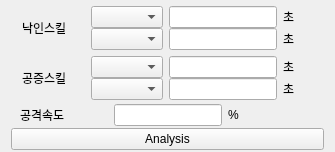
       <widget class="QWidget" name="widget_68" native="true">
        <layout class="QVBoxLayout" name="verticalLayout_5" stretch="0,0,0">
         <property name="spacing">
          <number>0</number>
         </property>
         <property name="topMargin">
          <number>2</number>
         </property>
         <property name="bottomMargin">
          <number>2</number>
         </property>
         <item>
          <widget class="QWidget" name="widget_69" native="true">
           <layout class="QVBoxLayout" name="verticalLayout_13">
            <property name="spacing">
             <number>0</number>
            </property>
            <property name="topMargin">
             <number>0</number>
            </property>
            <property name="bottomMargin">
             <number>0</number>
            </property>
            <item>
             <widget class="QWidget" name="widget_70" native="true">
              <layout class="QHBoxLayout" name="horizontalLayout_61">
               <property name="leftMargin">
                <number>2</number>
               </property>
               <property name="topMargin">
                <number>2</number>
               </property>
               <property name="rightMargin">
                <number>2</number>
               </property>
               <property name="bottomMargin">
                <number>2</number>
               </property>
               <item>
                <widget class="QLabel" name="label_61">
                 <property name="text">
                  <string>낙인스킬</string>
                 </property>
                </widget>
               </item>
               <item>
                <widget class="QWidget" name="widget_17" native="true">
                 <layout class="QVBoxLayout" name="verticalLayout_6">
                  <property name="spacing">
                   <number>0</number>
                  </property>
                  <property name="topMargin">
                   <number>2</number>
                  </property>
                  <property name="bottomMargin">
                   <number>2</number>
                  </property>
                  <item>
                   <widget class="QWidget" name="widget_15" native="true">
                    <layout class="QHBoxLayout" name="horizontalLayout_16">
                     <property name="topMargin">
                      <number>0</number>
                     </property>
                     <property name="bottomMargin">
                      <number>0</number>
                     </property>
                     <item>
                      <widget class="QComboBox" name="nak1_combo"/>
                     </item>
                     <item>
                      <widget class="QLineEdit" name="nak1_line">
                       <property name="sizePolicy">
                        <sizepolicy hsizetype="Preferred" vsizetype="Fixed">
                         <horstretch>0</horstretch>
                         <verstretch>0</verstretch>
                        </sizepolicy>
                       </property>
                      </widget>
                     </item>
                     <item>
                      <widget class="QLabel" name="label_62">
                       <property name="text">
                        <string>초</string>
                       </property>
                      </widget>
                     </item>
                    </layout>
                   </widget>
                  </item>
                  <item>
                   <widget class="QWidget" name="widget_16" native="true">
                    <layout class="QHBoxLayout" name="horizontalLayout_17">
                     <property name="topMargin">
                      <number>0</number>
                     </property>
                     <property name="bottomMargin">
                      <number>0</number>
                     </property>
                     <item>
                      <widget class="QComboBox" name="nak2_combo">
                       <property name="sizePolicy">
                        <sizepolicy hsizetype="Minimum" vsizetype="Fixed">
                         <horstretch>0</horstretch>
                         <verstretch>0</verstretch>
                        </sizepolicy>
                       </property>
                      </widget>
                     </item>
                     <item>
                      <widget class="QLineEdit" name="nak2_line">
                       <property name="sizePolicy">
                        <sizepolicy hsizetype="Preferred" vsizetype="Fixed">
                         <horstretch>0</horstretch>
                         <verstretch>0</verstretch>
                        </sizepolicy>
                       </property>
                      </widget>
                     </item>
                     <item>
                      <widget class="QLabel" name="label_63">
                       <property name="text">
                        <string>초</string>
                       </property>
                      </widget>
                     </item>
                    </layout>
                   </widget>
                  </item>
                 </layout>
                </widget>
               </item>
              </layout>
             </widget>
            </item>
            <item>
             <widget class="QWidget" name="widget_71" native="true">
              <layout class="QHBoxLayout" name="horizontalLayout_62">
               <property name="leftMargin">
                <number>2</number>
               </property>
               <property name="topMargin">
                <number>2</number>
               </property>
               <property name="rightMargin">
                <number>2</number>
               </property>
               <property name="bottomMargin">
                <number>2</number>
               </property>
               <item>
                <widget class="QLabel" name="label_64">
                 <property name="text">
                  <string>공증스킬</string>
                 </property>
                </widget>
               </item>
               <item>
                <widget class="QWidget" name="widget_20" native="true">
                 <layout class="QVBoxLayout" name="verticalLayout_3">
                  <property name="spacing">
                   <number>0</number>
                  </property>
                  <property name="topMargin">
                   <number>0</number>
                  </property>
                  <property name="bottomMargin">
                   <number>0</number>
                  </property>
                  <item>
                   <widget class="QWidget" name="widget_18" native="true">
                    <layout class="QHBoxLayout" name="horizontalLayout_18">
                     <property name="topMargin">
                      <number>0</number>
                     </property>
                     <property name="bottomMargin">
                      <number>0</number>
                     </property>
                     <item>
                      <widget class="QComboBox" name="veff1_combo"/>
                     </item>
                     <item>
                      <widget class="QLineEdit" name="veff1_line">
                       <property name="sizePolicy">
                        <sizepolicy hsizetype="Preferred" vsizetype="Fixed">
                         <horstretch>0</horstretch>
                         <verstretch>0</verstretch>
                        </sizepolicy>
                       </property>
                      </widget>
                     </item>
                     <item>
                      <widget class="QLabel" name="label_65">
                       <property name="text">
                        <string>초</string>
                       </property>
                      </widget>
                     </item>
                    </layout>
                   </widget>
                  </item>
                  <item>
                   <widget class="QWidget" name="widget_19" native="true">
                    <layout class="QHBoxLayout" name="horizontalLayout_19">
                     <property name="topMargin">
                      <number>0</number>
                     </property>
                     <property name="bottomMargin">
                      <number>0</number>
                     </property>
                     <item>
                      <widget class="QComboBox" name="veff2_combo"/>
                     </item>
                     <item>
                      <widget class="QLineEdit" name="veff2_line">
                       <property name="sizePolicy">
                        <sizepolicy hsizetype="Preferred" vsizetype="Fixed">
                         <horstretch>0</horstretch>
                         <verstretch>0</verstretch>
                        </sizepolicy>
                       </property>
                      </widget>
                     </item>
                     <item>
                      <widget class="QLabel" name="label_66">
                       <property name="text">
                        <string>초</string>
                       </property>
                      </widget>
                     </item>
                    </layout>
                   </widget>
                  </item>
                 </layout>
                </widget>
               </item>
              </layout>
             </widget>
            </item>
           </layout>
          </widget>
         </item>
         <item>
          <widget class="QWidget" name="widget_73" native="true">
           <layout class="QHBoxLayout" name="horizontalLayout_63">
            <property name="topMargin">
             <number>2</number>
            </property>
            <property name="bottomMargin">
             <number>2</number>
            </property>
            <item>
             <widget class="QLabel" name="label_67">
              <property name="text">
               <string>공격속도</string>
              </property>
             </widget>
            </item>
            <item>
             <widget class="QLineEdit" name="speed_line">
              <property name="sizePolicy">
               <sizepolicy hsizetype="Preferred" vsizetype="Fixed">
                <horstretch>0</horstretch>
                <verstretch>0</verstretch>
               </sizepolicy>
              </property>
             </widget>
            </item>
            <item>
             <widget class="QLabel" name="label_68">
              <property name="text">
               <string>%</string>
              </property>
             </widget>
            </item>
           </layout>
          </widget>
         </item>
         <item>
          <widget class="QPushButton" name="btn_analysis">
           <property name="text">
            <string>Analysis</string>
           </property>
          </widget>
         </item>
        </layout>
       </widget>
